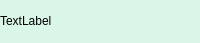
<?xml version="1.0" encoding="UTF-8"?>
<ui version="4.0">
 <class>FriendLabel</class>
 <widget class="QWidget" name="FriendLabel">
  <property name="geometry">
   <rect>
    <x>0</x>
    <y>0</y>
    <width>200</width>
    <height>43</height>
   </rect>
  </property>
  <property name="minimumSize">
   <size>
    <width>0</width>
    <height>43</height>
   </size>
  </property>
  <property name="maximumSize">
   <size>
    <width>16777215</width>
    <height>43</height>
   </size>
  </property>
  <property name="styleSheet">
   <string notr="true">#FriendLabel { background: #daf6e7; color: #48bf56; border-radius: 10px; }
#tip_lb { background: transparent; }
#close_wid { background: transparent; }</string>
  </property>
  <layout class="QHBoxLayout" name="horizontalLayout">
   <property name="spacing">
    <number>0</number>
   </property>
   <property name="leftMargin">
    <number>0</number>
   </property>
   <property name="topMargin">
    <number>0</number>
   </property>
   <property name="rightMargin">
    <number>0</number>
   </property>
   <property name="bottomMargin">
    <number>0</number>
   </property>
   <item>
    <widget class="QLabel" name="tip_lb">
     <property name="minimumSize">
      <size>
       <width>0</width>
       <height>20</height>
      </size>
     </property>
     <property name="maximumSize">
      <size>
       <width>16777215</width>
       <height>20</height>
      </size>
     </property>
     <property name="text">
      <string>TextLabel</string>
     </property>
    </widget>
   </item>
   <item>
    <widget class="QWidget" name="close_wid" native="true">
     <property name="minimumSize">
      <size>
       <width>25</width>
       <height>25</height>
      </size>
     </property>
     <property name="maximumSize">
      <size>
       <width>25</width>
       <height>25</height>
      </size>
     </property>
     <layout class="QHBoxLayout" name="horizontalLayout_2">
      <property name="spacing">
       <number>0</number>
      </property>
      <property name="leftMargin">
       <number>0</number>
      </property>
      <property name="topMargin">
       <number>0</number>
      </property>
      <property name="rightMargin">
       <number>0</number>
      </property>
      <property name="bottomMargin">
       <number>0</number>
      </property>
      <item>
       <widget class="ClickedLabel" name="close_lb">
        <property name="minimumSize">
         <size>
          <width>15</width>
          <height>15</height>
         </size>
        </property>
        <property name="maximumSize">
         <size>
          <width>15</width>
          <height>15</height>
         </size>
        </property>
        <property name="styleSheet">
         <string notr="true">border-image: url(:/res/tipclose.png);</string>
        </property>
        <property name="text">
         <string/>
        </property>
       </widget>
      </item>
     </layout>
    </widget>
   </item>
  </layout>
 </widget>
 <customwidgets>
  <customwidget>
   <class>ClickedLabel</class>
   <extends>QLabel</extends>
   <header>clickedlabel.h</header>
  </customwidget>
 </customwidgets>
 <resources/>
 <connections/>
</ui>
